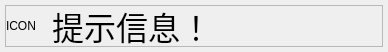
<?xml version="1.0" encoding="UTF-8"?>
<ui version="4.0">
 <class>DialogToast</class>
 <widget class="QDialog" name="DialogToast">
  <property name="geometry">
   <rect>
    <x>0</x>
    <y>0</y>
    <width>388</width>
    <height>52</height>
   </rect>
  </property>
  <property name="windowTitle">
   <string notr="true">Dialog</string>
  </property>
  <property name="toolTip">
   <string notr="true"/>
  </property>
  <property name="statusTip">
   <string notr="true"/>
  </property>
  <property name="styleSheet">
   <string notr="true"/>
  </property>
  <layout class="QHBoxLayout" name="horizontalLayout_2">
   <property name="leftMargin">
    <number>5</number>
   </property>
   <property name="topMargin">
    <number>5</number>
   </property>
   <property name="rightMargin">
    <number>5</number>
   </property>
   <property name="bottomMargin">
    <number>5</number>
   </property>
   <item alignment="Qt::AlignmentFlag::AlignVCenter">
    <widget class="QFrame" name="frame">
     <property name="frameShape">
      <enum>QFrame::Shape::StyledPanel</enum>
     </property>
     <property name="frameShadow">
      <enum>QFrame::Shadow::Raised</enum>
     </property>
     <layout class="QHBoxLayout" name="horizontalLayout" stretch="0,1">
      <property name="leftMargin">
       <number>0</number>
      </property>
      <property name="topMargin">
       <number>0</number>
      </property>
      <property name="rightMargin">
       <number>10</number>
      </property>
      <property name="bottomMargin">
       <number>0</number>
      </property>
      <item alignment="Qt::AlignmentFlag::AlignHCenter|Qt::AlignmentFlag::AlignVCenter">
       <widget class="QLabel" name="labelIcon">
        <property name="minimumSize">
         <size>
          <width>40</width>
          <height>40</height>
         </size>
        </property>
        <property name="text">
         <string notr="true">ICON</string>
        </property>
       </widget>
      </item>
      <item alignment="Qt::AlignmentFlag::AlignVCenter">
       <widget class="QLabel" name="label">
        <property name="minimumSize">
         <size>
          <width>320</width>
          <height>24</height>
         </size>
        </property>
        <property name="maximumSize">
         <size>
          <width>800</width>
          <height>800</height>
         </size>
        </property>
        <property name="font">
         <font>
          <pointsize>24</pointsize>
         </font>
        </property>
        <property name="text">
         <string notr="true">提示信息！</string>
        </property>
        <property name="alignment">
         <set>Qt::AlignmentFlag::AlignLeading|Qt::AlignmentFlag::AlignLeft|Qt::AlignmentFlag::AlignVCenter</set>
        </property>
        <property name="wordWrap">
         <bool>true</bool>
        </property>
       </widget>
      </item>
     </layout>
    </widget>
   </item>
  </layout>
 </widget>
 <resources/>
 <connections/>
</ui>
